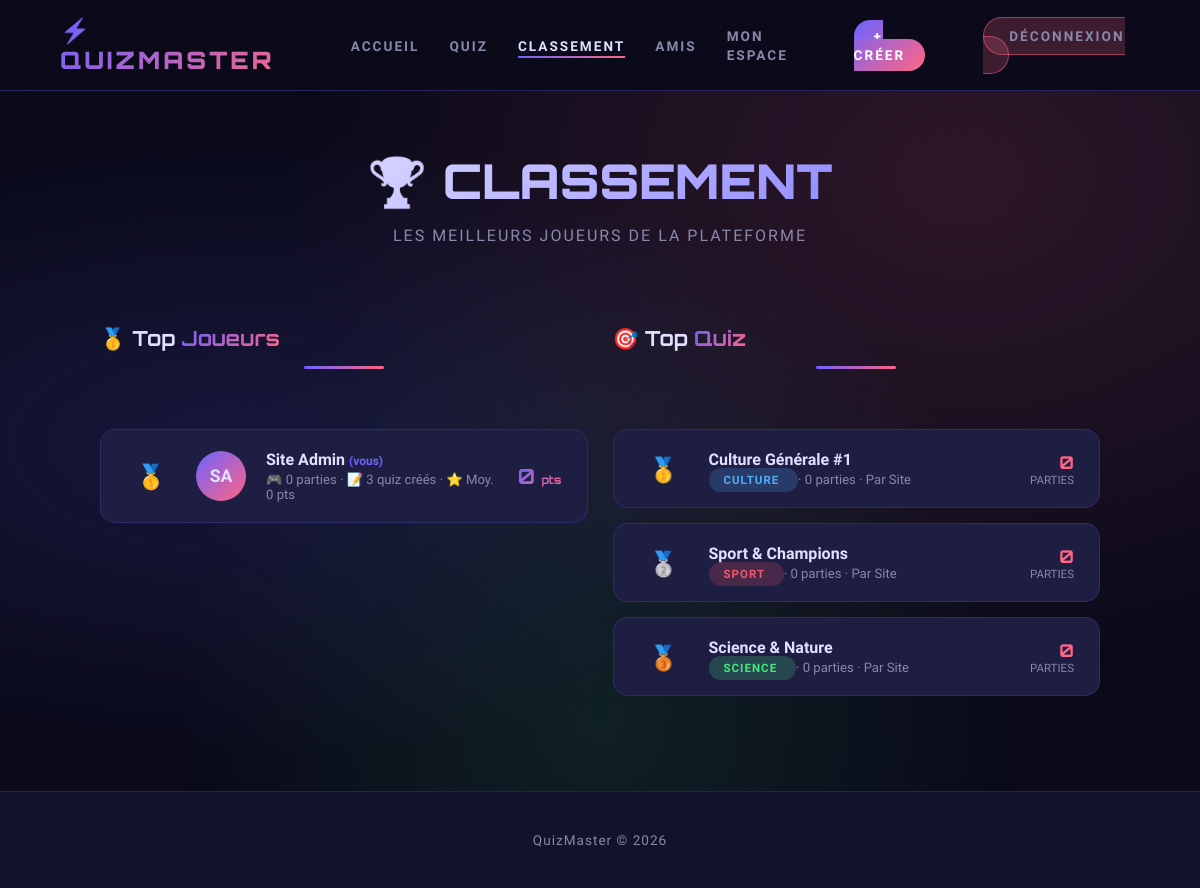
Page /classement.php (signed in) on the committed database.
### tables this page shows
CREATE TABLE IF NOT EXISTS utilisateurs (
    id INT AUTO_INCREMENT PRIMARY KEY,
    nom VARCHAR(100) NOT NULL,
    prenom VARCHAR(100) NOT NULL,
    email VARCHAR(150) NOT NULL UNIQUE,
    mot_de_passe VARCHAR(255) NOT NULL,
    avatar VARCHAR(255) DEFAULT NULL,
    points_total INT DEFAULT 0,
    date_inscription DATETIME DEFAULT CURRENT_TIMESTAMP
);

CREATE TABLE IF NOT EXISTS quiz (
    id INT AUTO_INCREMENT PRIMARY KEY,
    titre VARCHAR(255) NOT NULL,
    description TEXT,
    categorie ENUM('sport','culture','divertissement','science','histoire','geographie','autre') NOT NULL,
    difficulte ENUM('facile','moyen','difficile') NOT NULL,
    createur_id INT NOT NULL,
    nb_questions_min INT DEFAULT 5,
    temps_limite INT DEFAULT 30,
    date_creation DATETIME DEFAULT CURRENT_TIMESTAMP,
    FOREIGN KEY (createur_id) REFERENCES utilisateurs(id)
);

### classement.php (the view, shortened to what this page needs)
<?php
require_once 'db.php';
$top_joueurs = $pdo->query("
    SELECT u.id, u.prenom, u.nom, u.points_total,
    COUNT(DISTINCT p.id) as nb_parties,
    COUNT(DISTINCT q.id) as nb_quiz_crees,
    AVG(p.score) as score_moyen
    FROM utilisateurs u
    LEFT JOIN participations p ON u.id = p.utilisateur_id
    LEFT JOIN quiz q ON u.id = q.createur_id
    GROUP BY u.id
    ORDER BY u.points_total DESC
    LIMIT 10
")->fetchAll();
$top_quiz = $pdo->query("
    SELECT q.*, u.prenom, u.nom,
    COUNT(p.id) as nb_participations,
    AVG(p.score) as score_moyen
    FROM quiz q
    LEFT JOIN utilisateurs u ON q.createur_id = u.id
    LEFT JOIN participations p ON q.id = p.quiz_id
    GROUP BY q.id
    ORDER BY nb_participations DESC
    LIMIT 5
")->fetchAll();
?>
<!DOCTYPE html>
<html lang="fr">
<head>
    <link rel="stylesheet" href="css/style.css">
</head>
<body>
    <nav class="navbar">
        <div class="nav-logo">⚡ QUIZMASTER</div>
        <ul class="nav-links">
            <li><a href="index.php">Accueil</a></li>
            <li><a href="liste_quiz.php">Quiz</a></li>
            <li><a href="classement.php" class="active">Classement</a></li>
            <?php if (isset($_SESSION['user_id'])): ?>
                <li><a href="amis.php">Amis</a></li>
                <li><a href="dashboard.php">Mon Espace</a></li>
                <li><a href="creer_quiz.php" class="nav-btn">+ Créer</a></li>
                <li><a href="logout.php" class="btn-danger">Déconnexion</a></li>
            <?php else: ?>
                <li><a href="login.php">Connexion</a></li>
                <li><a href="register.php" class="nav-btn">S'inscrire</a></li>
            <?php endif; ?>
        </ul>
    </nav>
    <div class="page-header">
        <h1>🏆 CLASSEMENT</h1>
        <p>Les meilleurs joueurs de la plateforme</p>
    </div>
    <section class="section" style="padding-top:20px; position:relative; z-index:1;">
        <div style="max-width:1000px; margin:0 auto;">
            <div class="grid-2">
                <div>
                    <h2 class="section-titre" style="text-align:left; font-size:1.3rem;">
                        🥇 Top <span>Joueurs</span>
                    </h2>
                    <?php foreach ($top_joueurs as $i => $joueur): ?>
                        <div class="classement-item">
                            <div class="classement-rang <?= $i === 0 ? 'rang-1' : ($i === 1 ? 'rang-2' : ($i === 2 ? 'rang-3' : '')) ?>">
                                <?php if ($i === 0): ?>🥇
                                <?php elseif ($i === 1): ?>🥈
                                <?php elseif ($i === 2): ?>🥉
                                <?php else: ?>#<?= $i + 1 ?>
                                <?php endif; ?>
                            </div>
                            <div class="classement-avatar">
                                <?= strtoupper(substr($joueur['prenom'],0,1).substr($joueur['nom'],0,1)) ?>
                            </div>
                            <div class="classement-info">
                                <div class="classement-nom">
                                    <?= htmlspecialchars($joueur['prenom'].' '.$joueur['nom']) ?>
                                    <?php if (isset($_SESSION['user_id']) && $_SESSION['user_id'] == $joueur['id']): ?>
                                        <span style="color:#6c63ff; font-size:0.75rem;">(vous)</span>
                                    <?php endif; ?>
                                </div>
                                <div class="classement-stats">
                                    🎮 <?= $joueur['nb_parties'] ?> parties ·
                                    📝 <?= $joueur['nb_quiz_crees'] ?> quiz créés ·
                                    ⭐ Moy. <?= round($joueur['score_moyen'] ?? 0) ?> pts
                                </div>
                            </div>
                            <div class="classement-points">
                                <?= number_format($joueur['points_total']) ?>
                                <span style="font-size:0.7rem; color:var(--text-muted);">pts</span>
                            </div>
                        </div>
                    <?php endforeach; ?>
                </div>
                <div>
                    <h2 class="section-titre" style="text-align:left; font-size:1.3rem;">
                        🎯 Top <span>Quiz</span>
                    </h2>
                    <?php foreach ($top_quiz as $i => $q): ?>
                        <div class="classement-item" style="cursor:pointer;"
                             onclick="window.location='jouer_quiz.php?id=<?= $q['id'] ?>'">
                            <div class="classement-rang <?= $i === 0 ? 'rang-1' : ($i === 1 ? 'rang-2' : ($i === 2 ? 'rang-3' : '')) ?>">
                                <?php if ($i === 0): ?>🥇
                                <?php elseif ($i === 1): ?>🥈
                                <?php elseif ($i === 2): ?>🥉
                                <?php else: ?>#<?= $i + 1 ?>
                                <?php endif; ?>
                            </div>
                            <div class="classement-info">
                                <div class="classement-nom">
                                    <?= htmlspecialchars($q['titre']) ?>
                                </div>
                                <div class="classement-stats">
                                    <span class="quiz-categorie cat-<?= $q['categorie'] ?>" style="font-size:0.72rem;">
                                        <?= ucfirst($q['categorie']) ?>
                                    </span>
                                    · <?= $q['nb_participations'] ?> parties ·
                                    Par <?= htmlspecialchars($q['prenom']) ?>
                                </div>
                            </div>
                            <div style="text-align:right;">
                                <div style="font-family:'Orbitron',monospace; font-size:1.1rem; font-weight:700; color:#ff6584;">
                                    <?= $q['nb_participations'] ?>
                                </div>
                                <div style="font-size:0.72rem; color:var(--text-muted);">PARTIES</div>
                            </div>
                        </div>
                    <?php endforeach; ?>
                </div>
            </div>
        </div>
    </section>
    <footer class="footer">
        <p> QuizMaster © 2026</p>
    </footer>
</body>
</html>

### rows in the picture
utilisateurs: prenom+nom "SA", prenom+nom "Site Admin", shows "(vous)", nb_parties "0", nb_quiz_crees "3", score_moyen "0", points_total "0"
quiz: titre "Culture Générale #1", categorie "CULTURE", nb_participations "0", createur.prenom "Site"
quiz: titre "Sport & Champions", categorie "SPORT", nb_participations "0", createur.prenom "Site"
quiz: titre "Science & Nature", categorie "SCIENCE", nb_participations "0", createur.prenom "Site"
